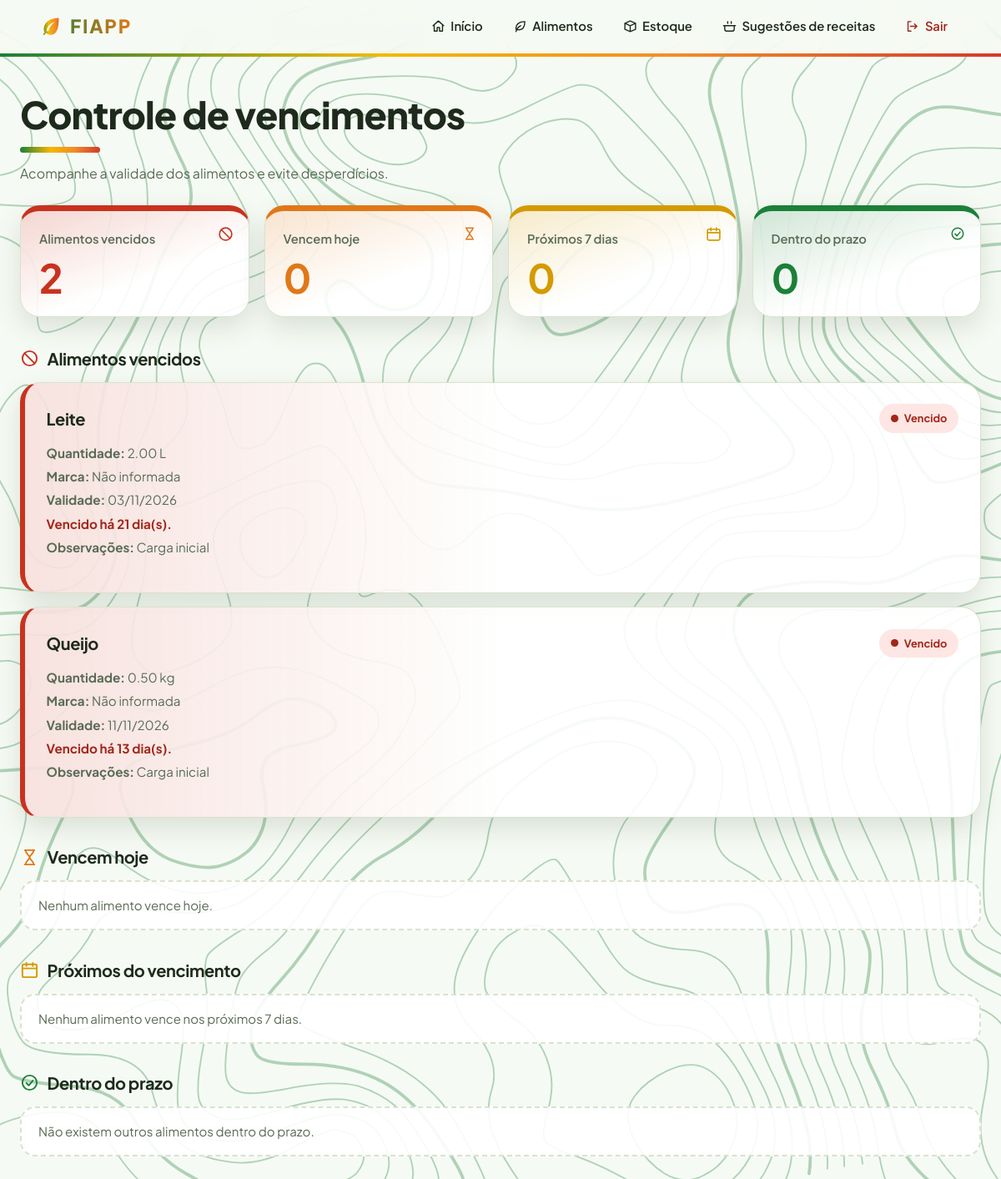
Page /vencimentos.php (signed in) on the earlier database version.
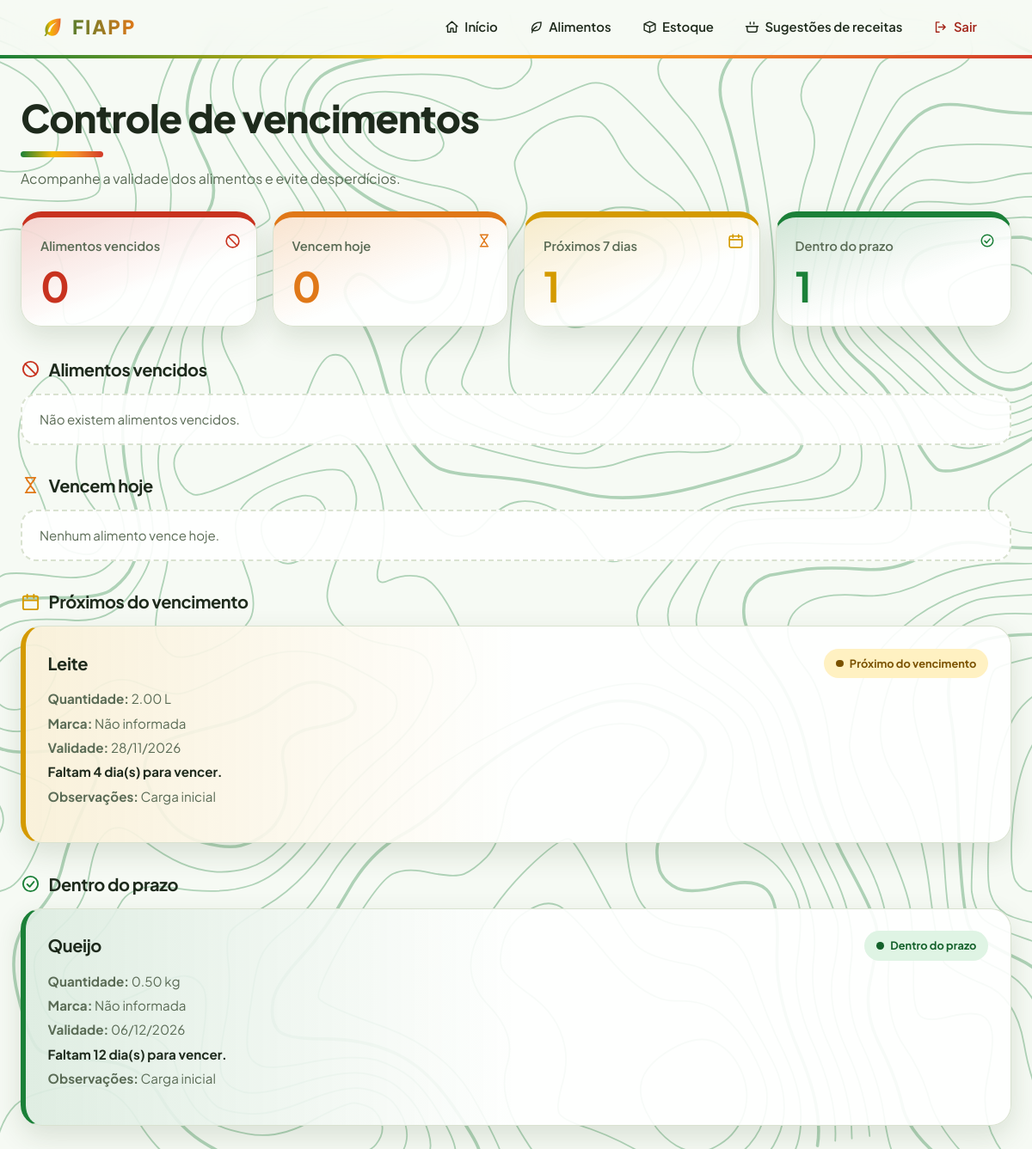
Same page on the later database version.
### tables this page shows
CREATE TABLE estoque (
  id_item_estoque INT           NOT NULL AUTO_INCREMENT,
  usuario_id      INT           NOT NULL,
  alimento_id     INT           NOT NULL,
  quantidade      DECIMAL(10,2) NOT NULL,
  data_validade   DATE          NOT NULL,
  data_cadastro   DATE          NOT NULL DEFAULT (CURRENT_DATE),
  observacoes     VARCHAR(200)  DEFAULT NULL,
  marca           VARCHAR(100)  DEFAULT NULL,
  PRIMARY KEY (id_item_estoque),
  KEY idx_estoque_usuario (usuario_id),
  KEY idx_estoque_alimento (alimento_id),
  CONSTRAINT fk_estoque_usuario
    FOREIGN KEY (usuario_id)  REFERENCES usuarios (id),
  CONSTRAINT fk_estoque_alimento
    FOREIGN KEY (alimento_id) REFERENCES alimentos (id)
);

CREATE TABLE alimentos (
  id                INT          NOT NULL AUTO_INCREMENT,
  usuario_id        INT          NOT NULL,
  nome              VARCHAR(100) NOT NULL,
  categoria         VARCHAR(50)  NOT NULL,
  unidade_medida    VARCHAR(30)  NOT NULL,
  marca_preferencia VARCHAR(100) DEFAULT NULL,
  PRIMARY KEY (id),
  KEY idx_alimentos_usuario (usuario_id),
  CONSTRAINT fk_alimentos_usuario
    FOREIGN KEY (usuario_id) REFERENCES usuarios (id)
);

### vencimentos.php (the view, shortened to what this page needs)
<?php
require "conexao.php";
$usuario_id = $_SESSION["usuario_id"];
function h($valor) {
    return htmlspecialchars((string) $valor, ENT_QUOTES, "UTF-8");
}
$stmt = $conexao->prepare(
    "SELECT a.nome, a.unidade_medida, e.quantidade,
    e.marca, e.data_validade, e.observacoes,
    DATEDIFF(e.data_validade, CURDATE()) AS dias_restantes
    FROM estoque e
    INNER JOIN alimentos a ON a.id = e.alimento_id
    WHERE e.usuario_id = ? AND a.usuario_id = ?
    ORDER BY e.data_validade"
);
$stmt->bind_param("ii", $usuario_id, $usuario_id);
$stmt->execute();
$stmt->bind_result(
    $nome,
    $unidade,
    $quantidade,
    $marca,
    $validade,
    $observacoes,
    $dias
);
$vencidos = [];
$vencem_hoje = [];
$proximos = [];
$em_dia = [];
while ($stmt->fetch()) {
    $item = [
        "nome" => $nome,
        "unidade" => $unidade,
        "quantidade" => $quantidade,
        "marca" => $marca,
        "validade" => $validade,
        "observacoes" => $observacoes,
        "dias" => $dias
    ];
    if ($dias < 0) {
        $vencidos[] = $item;
    } elseif ($dias == 0) {
        $vencem_hoje[] = $item;
    } elseif ($dias <= 7) {
        $proximos[] = $item;
    } else {
        $em_dia[] = $item;
    }
}
function mostrarItens($itens, $mensagem, $classe) {
    if (count($itens) == 0) {
        echo '<p class="vazio">' . h($mensagem) . '</p>';
        return;
    }
    foreach ($itens as $item) {
        echo '<section class="cartao item-vencimento ' . h($classe) . '">';
        echo '<div class="item-topo">';
        echo '<h3>' . h($item["nome"]) . '</h3>';
        if ($item["dias"] < 0) {
            echo '<span class="status status-vermelho">Vencido</span>';
        } elseif ($item["dias"] == 0) {
            echo '<span class="status status-laranja">Vence hoje</span>';
        } elseif ($item["dias"] <= 7) {
            echo '<span class="status status-amarelo">Próximo do vencimento</span>';
        } else {
            echo '<span class="status status-verde">Dentro do prazo</span>';
        }
        echo '</div>';
        echo '<p><strong>Quantidade:</strong> ' . h($item["quantidade"]) . ' ' . h($item["unidade"]) . '</p>';
        echo '<p><strong>Marca:</strong> ' . h($item["marca"] ?: "Não informada") . '</p>';
        echo '<p><strong>Validade:</strong> ' . date("d/m/Y", strtotime($item["validade"])) . '</p>';
        if ($item["dias"] < 0) {
            echo '<p class="mensagem-status texto-vermelho">Vencido há ' . abs($item["dias"]) . ' dia(s).</p>';
        } elseif ($item["dias"] == 0) {
            echo '<p class="mensagem-status texto-laranja">A validade termina hoje!</p>';
        } else {
            echo '<p class="mensagem-status">Faltam ' . $item["dias"] . ' dia(s) para vencer.</p>';
        }
        echo '<p><strong>Observações:</strong> ' . h($item["observacoes"] ?: "Nenhuma") . '</p>';
        echo '</section>';
    }
}
?>
<!DOCTYPE html>
<html lang="pt-br">
<head>
    <link rel="stylesheet" href="css/style.css">
</head>
<body>
    <header class="topo">
        <h1>FIAPP</h1>
        <a href="inicio.php">Início</a>
        <a href="alimentos.php">Alimentos</a>
        <a href="estoque.php">Estoque</a>
        <a href="receitas.php">Sugestões de receitas</a>
        <a href="sair.php">Sair</a>
    </header>
    <main class="container">
        <h2>Controle de vencimentos</h2>
        <p>Acompanhe a validade dos alimentos e evite desperdícios.</p>
        <div class="resumo-vencimentos">
            <section class="resumo-card resumo-vermelho">
                <p>Alimentos vencidos</p>
                <h3><?= count($vencidos) ?></h3>
            </section>
            <section class="resumo-card resumo-laranja">
                <p>Vencem hoje</p>
                <h3><?= count($vencem_hoje) ?></h3>
            </section>
            <section class="resumo-card resumo-amarelo">
                <p>Próximos 7 dias</p>
                <h3><?= count($proximos) ?></h3>
            </section>
            <section class="resumo-card resumo-verde">
                <p>Dentro do prazo</p>
                <h3><?= count($em_dia) ?></h3>
            </section>
        </div>
        <h3 class="titulo-secao">Alimentos vencidos</h3>
        <?php mostrarItens($vencidos, "Não existem alimentos vencidos.", "item-vermelho"); ?>
        <h3 class="titulo-secao">Vencem hoje</h3>
        <?php mostrarItens($vencem_hoje, "Nenhum alimento vence hoje.", "item-laranja"); ?>
        <h3 class="titulo-secao">Próximos do vencimento</h3>
        <?php mostrarItens($proximos, "Nenhum alimento vence nos próximos 7 dias.", "item-amarelo"); ?>
        <h3 class="titulo-secao">Dentro do prazo</h3>
        <?php mostrarItens($em_dia, "Não existem outros alimentos dentro do prazo.", "item-verde"); ?>
    </main>
</body>
</html>

Differences in the rows shown:
changed estoque "Leite": data_validade "03/11/2026" → "28/11/2026"; dias "21" → "4"; text "Vencido Vencido há dia(s)." → "Próximo do vencimento Faltam dia(s) para vencer."
changed estoque "Queijo": data_validade "11/11/2026" → "06/12/2026"; dias "13" → "12"; text "Vencido Vencido há dia(s)." → "Dentro do prazo Faltam dia(s) para vencer."
Other differences:
count($vencidos): "2" → "0"
count($proximos): "0" → "1"
count($em_dia): "0" → "1"
$mensagem: "Nenhum alimento vence hoje. Nenhum alimento vence nos próximos 7 dias. Não existem outros alimentos dentro do prazo." → "Não existem alimentos vencidos. Nenhum alimento vence hoje."
